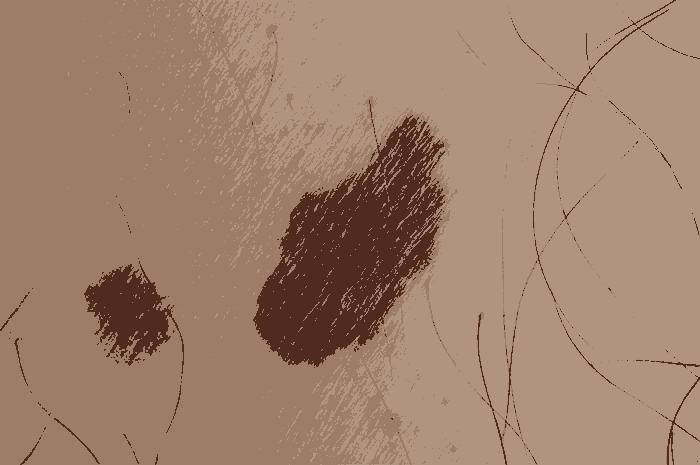
#> input picture test_malig.jpg, 700 x 465 px
$ python border.py test_malig.jpg   (Python 2 division)
#> lines starting #> are read from the running program, lines starting #| are printed output that depends on the picture; after the words box and inside, x2 and y2 are one past the last pixel; in counts of white or black regions, pixels touching at a corner belong together; long printed decimals are rounded
import sys
import math
import numpy as np
#from sklearn.cluster import KMeans
import cv2


from scipy import ndimage


# [49 lines left out: functions mse, get_gof, not called in this run]

if __name__ == '__main__':
	input_filename = sys.argv[1]


	#TODO: need to get k-means / bounded box first
	img = cv2.imread(input_filename)
#> img is the input picture: shape (465, 700, 3); mean B, G, R 107.9, 128.1, 158.9
	gray = cv2.imread(input_filename,0)
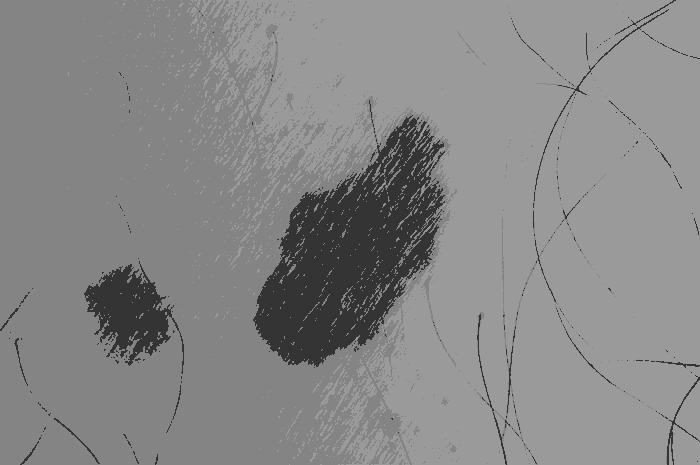
#> gray: shape (465, 700); min 12, max 189, mean 135
	#print get_gof(gray)

	#finding contours
	ret,thresh = cv2.threshold(gray,127,255,1) #127,255,0
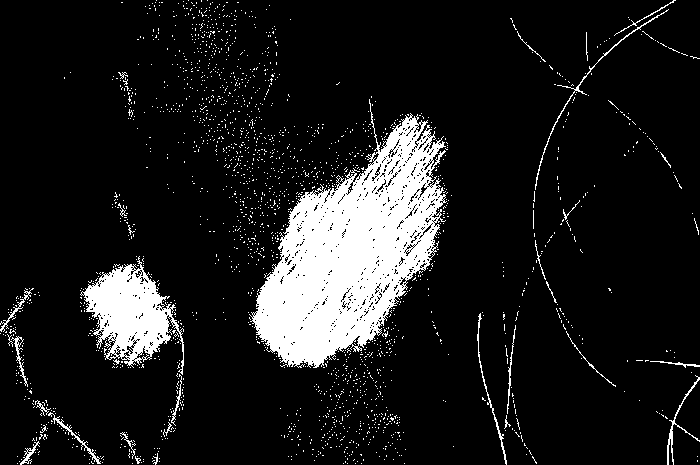
#> thresh: shape (465, 700); 11.5% white; 2015 white regions (1986 under 20 px)
	contours,h = cv2.findContours(thresh,mode=cv2.RETR_EXTERNAL,method=cv2.CHAIN_APPROX_NONE) #thresh,1,2
#> contours = 2012 contours, 1997 with area under 20; largest, box (x1, y1, x2, y2) and area: (249, 99, 447, 368) 26828, (80, 256, 184, 375) 5712, (667, 375, 700, 465) 140, (535, 9, 669, 190) 139, (48, 412, 101, 464) 115; h = 2012 rows, first 6: [1, -1, -1, -1], [2, 0, -1, -1], [3, 1, -1, -1], [4, 2, -1, -1], [5, 3, -1, -1], [6, 4, -1, -1]
	maxContIndex = 0
	maxContCount = 0
	for i in range(0,len(contours)):
		if len(contours[i]) >= maxContCount:
			maxContIndex = i
			maxContCount = len(contours[i])
#> this loop made 2012 passes
#> maxContCount on passes 1 to 12: 1, 1, 1, 1, 1, 1, 1, 1, 1, 1, 1, 2
#> after the loop, maxContCount = 1661; maxContIndex = 1609
	cv2.drawContours(img, contours[maxContIndex], -1, (0,255,0), 3)

	#drawing ellipse
	ellipse = cv2.fitEllipse(contours[maxContIndex])
#> ellipse = ((353.1, 248.5), (135.1, 273.1), 31.74)
	cv2.ellipse(img,ellipse,(0,255,0),2)
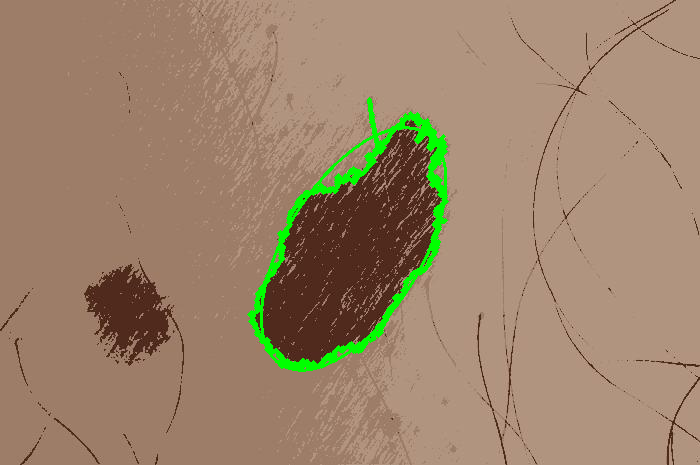
#> img: shape (465, 700, 3); mean B, G, R 106.3, 131.3, 156.2


	center = ellipse[0]
#> center = (353.1, 248.5)
	size = ellipse[1]
#> size = (135.1, 273.1)
	angle = ellipse[2]
#> angle = 31.74

	gof = 0.0
	for i in range(1,len(contours[maxContIndex])):
		posx = (contours[maxContIndex][i][0][0] - center[0]) * math.cos(-angle) - (contours[maxContIndex][i][0][1]- center[1]) * math.sin(-angle)
		posy = (contours[maxContIndex][i][0][0] - center[0]) * math.sin(-angle) + (contours[maxContIndex][i][0][1]- center[1]) * math.cos(-angle)
		gof += abs(posx/size[0]*posx/size[0] + posy/size[1]*posy/size[1] - 0.25)
#> this loop made 1660 passes
#> (posx, posy, gof) on passes 1 to 3: (-32.48, -145.8, 0.0929), (-32.16, -144.8, 0.181), (-31.84, -143.9, 0.264)
#> after the loop, gof = 111.6
	print gof
#| 111.576
	cv2.imshow("window title", img)
	cv2.waitKey()


# [10 lines of commented-out code are left out]
